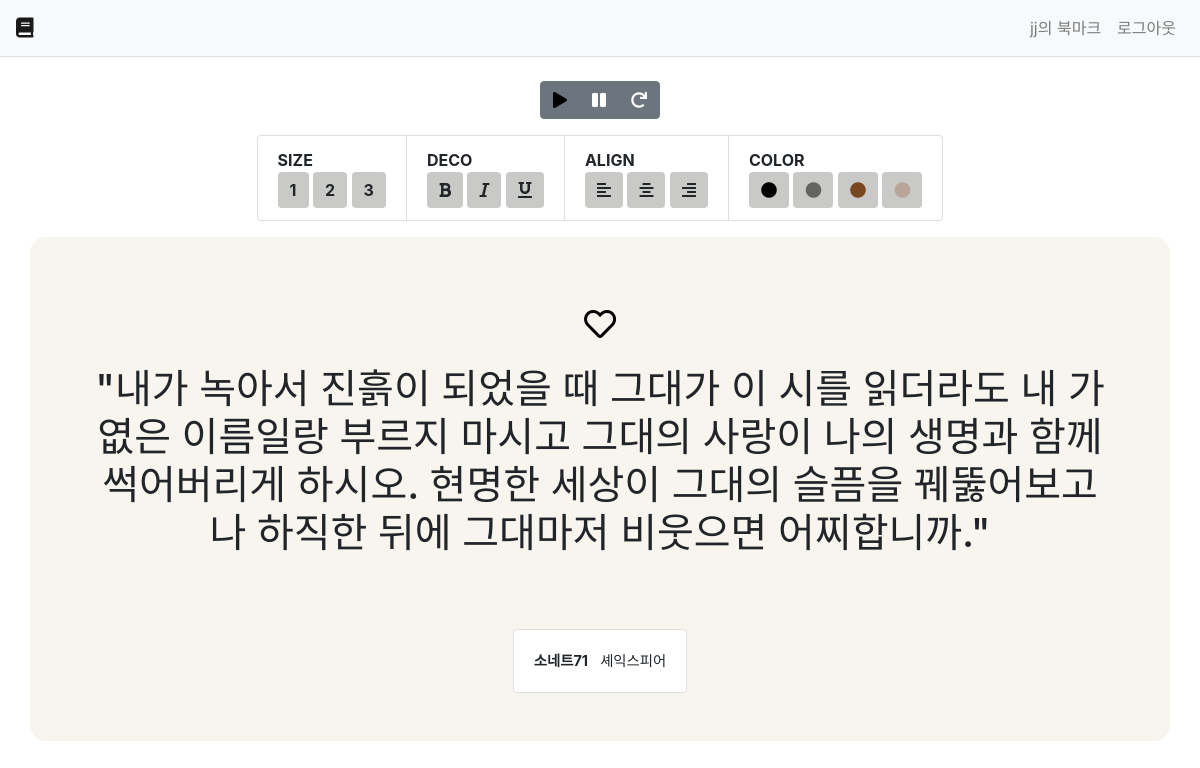
Screenshot of / (signed in) with the database file from the repository.
### main/models.py (models this page shows, shortened)
class Sentence(models.Model):
    content = models.TextField("문구")
    title = models.CharField("제목", max_length=300)
    writer = models.CharField("작성자", max_length=100)
    bookmark = models.ManyToManyField(User, related_name='bookmark_sentence')

### main/views.py (the view)
# urls.py: path('', views.index, name='index'),
def index(request):
    heart = 0
    if request.method == 'POST':
        sentence_id = request.POST.get('id_value')
        sentence = get_object_or_404(Sentence, pk=sentence_id, id=sentence_id)
        try:
            check = get_object_or_404(Sentence, bookmark=request.user, pk=sentence_id, id=sentence_id)
            sentence.bookmark.remove(request.user)
            heart=0
        except TypeError:
            return redirect('common:login')
        except:
            sentence.bookmark.add(request.user)
            heart=1
        context = {'sentence':sentence, 'heart':heart}
        return render(request, 'main/index.html', context)
    else:
        s_get = Sentence.objects.all()
        size = s_get.count()
        random_num = random.randrange(1,size-1)
        sentence = get_object_or_404(Sentence, id=random_num)
        try:
            check = get_object_or_404(Sentence, bookmark=request.user, id=random_num)
            heart=1
        except:
            heart=0
        context = {'sentence':sentence, 'heart':heart}
        return render(request, 'main/index.html', context)

### templates/main/index.html (shortened to what this page needs)
{% extends 'base.html' %}
{% load static %}
{% block content %}
    <div class="container">
        <div class="row justify-content-center">
            <div class="btn-group">
                <button onclick="startInterval();" type="button" class="auto_reload btn btn-secondary">
                    <i class="fas fa-play"></i>
                </button>
                <button onclick="stopInterval();" type="button" class="auto_reload_stop btn btn-secondary">
                    <i class="fas fa-pause"></i>
                </button>
                <button onclick="pageReload()"  type="button" class="reload btn btn-secondary">
                    <i class="fas fa-redo"></i>
                </button>
            </div>
        </div>
        {% include 'text_deco.html' %}
        <div class="row justify-content-center align-items-center"
        style="background-color:#f7f5ed; padding:3rem; border-radius:1rem; ">
            <form method="POST" class="post-form my-3">
                <button href="#" type="submit" data-uri="{% url 'main:index' %}" class="heartBtn btn" id="heartBtn" name="{{sentence.id}}">
                    {% if heart%}
                        <i class="fas fa-heart fa-2x" style="color:red;"></i>
                    {% else %}
                        <i class="far fa-heart fa-2x" style="color:black;"></i>
                    {% endif %}
                </button>
            </form>
            <div class="container" style="text-align:left;">
                <h1 class="main_content" style="font-size:2.5rem;text-align:center;">
                    "{{sentence.content}}"
                </h1>
            </div>
            <div class="card" style="font-size:0.9em; margin-top:4rem">
                <div class="card-body text-center"><strong>{{sentence.title}}</strong>&nbsp;&nbsp;&nbsp;{{sentence.writer}}</div>
            </div>
        </div>
    </div>
{% endblock %}

### templates/navbar.html (shortened to what this page needs)
<nav class="navbar navbar-expand-lg navbar-light bg-light border-bottom sticky-top">
    <a class="navbar-brand" href="{% url 'main:index' %}"><i class="fas fa-book"></i></a>
    <div class="collapse navbar-collapse" id="navbarNav">
        <ul class="navbar-nav ml-auto">
        {% if user.is_authenticated %}
        <li class="nav-item">
            <a class="nav-link" href="{% url 'main:bookmark' %}">
                {{user.username}}의 북마크
            </a>
        </li>
        <li class="nav-item">
            <a class="nav-link" href="{% url 'common:logout' %}">
                로그아웃
            </a>
        </li>
        {% else %}
        <li class="nav-item">
            <a class="nav-link" href="{% url 'common:login' %}">로그인</a>
        </li>
        {% endif %}
        </ul>
    </div>
</nav>

### rows the page displays
Sentence: content "내가 녹아서 진흙이 되었을 때 그대가 이 시를 읽더라도 내 가엾은 이름일랑 부르지 마시고 그대의 사랑이 나의 생명과 함께 썩어버리게 하시오. 현명한 세상이 그대의 슬픔을 꿰뚫어보고 나 하직한 뒤에 그대마저 비웃으면 어찌합니까.", title "소네트71", writer "셰익스피어"

### other values shown
{{ user.username }} "jj"
